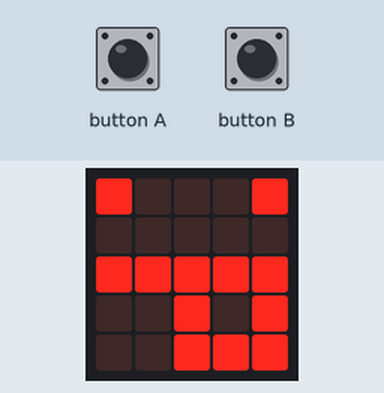
Bench run of a program on a simulated BBC micro:bit running MicroPython. On the bench: the board's 5×5 LED display. The test bench sets the inputs (shaded band).

Above: at 0.1 s.
2.8 s: button A pressed for 0.15 s
At 3.0 s:
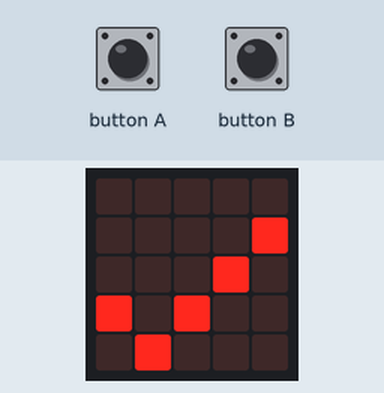
At 9.3 s:
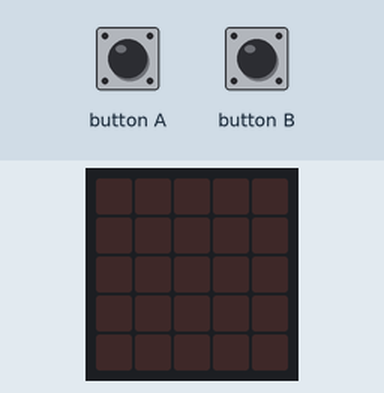
Timing chart, 0 to 9.5 s (numbered marks = the images above; inputs shaded):
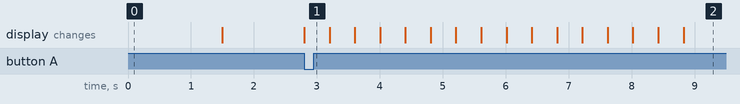

The program:

emobadge.py
```python
from microbit import *
import music as mu

def func():
    pass

"""display.scroll('UWU')
while True:
    if button_a.is_pressed():
        display.show(Image.YES)
        sleep(1000)
        display.clear()
    elif button_b.is_pressed():
        display.show(Image.NO)
        sleep(1000)
        display.clear()
    else:
        display.scroll('L O L')"""

display.show(Image.SILLY)
sleep(1500)
display.clear()
while True:
    if button_a.is_pressed():
#        mu.play(mu.BA_DING)
        for i in range(8):
            display.show(Image.YES)
            sleep(400)
            display.clear()
            sleep(400)
    if button_b.is_pressed():
#        mu.play(mu.WAWAWAWAA)
        for i in range(8):
            display.show(Image.NO)
            sleep(200)
            display.clear()
            sleep(200)
```

Measured:
- after the input at 2.8 s, the display: changes at once (image 1)
